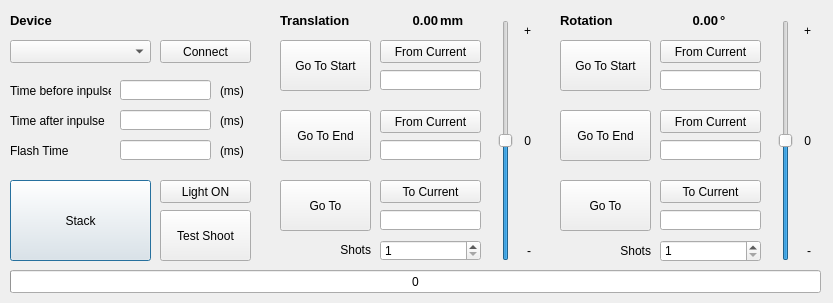
<?xml version="1.0" encoding="UTF-8"?>
<ui version="4.0">
 <class>MainWindow</class>
 <widget class="QMainWindow" name="MainWindow">
  <property name="geometry">
   <rect>
    <x>0</x>
    <y>0</y>
    <width>833</width>
    <height>303</height>
   </rect>
  </property>
  <property name="sizePolicy">
   <sizepolicy hsizetype="Fixed" vsizetype="Fixed">
    <horstretch>0</horstretch>
    <verstretch>0</verstretch>
   </sizepolicy>
  </property>
  <property name="windowTitle">
   <string>StepIt - Copyright Giovanni Remigi</string>
  </property>
  <property name="layoutDirection">
   <enum>Qt::LeftToRight</enum>
  </property>
  <widget class="QWidget" name="centralWidget">
   <widget class="QSlider" name="translationVerticalSlider">
    <property name="geometry">
     <rect>
      <x>490</x>
      <y>20</y>
      <width>31</width>
      <height>241</height>
     </rect>
    </property>
    <property name="acceptDrops">
     <bool>false</bool>
    </property>
    <property name="autoFillBackground">
     <bool>false</bool>
    </property>
    <property name="minimum">
     <number>-100</number>
    </property>
    <property name="maximum">
     <number>100</number>
    </property>
    <property name="singleStep">
     <number>1</number>
    </property>
    <property name="pageStep">
     <number>10</number>
    </property>
    <property name="value">
     <number>0</number>
    </property>
    <property name="orientation">
     <enum>Qt::Vertical</enum>
    </property>
    <property name="invertedAppearance">
     <bool>false</bool>
    </property>
    <property name="invertedControls">
     <bool>false</bool>
    </property>
    <property name="tickPosition">
     <enum>QSlider::NoTicks</enum>
    </property>
    <property name="tickInterval">
     <number>0</number>
    </property>
   </widget>
   <widget class="QComboBox" name="comboBox">
    <property name="geometry">
     <rect>
      <x>10</x>
      <y>40</y>
      <width>141</width>
      <height>23</height>
     </rect>
    </property>
   </widget>
   <widget class="QLabel" name="label">
    <property name="geometry">
     <rect>
      <x>10</x>
      <y>10</y>
      <width>46</width>
      <height>21</height>
     </rect>
    </property>
    <property name="font">
     <font>
      <pointsize>10</pointsize>
      <weight>75</weight>
      <bold>true</bold>
     </font>
    </property>
    <property name="text">
     <string>Device</string>
    </property>
   </widget>
   <widget class="QPushButton" name="connectButton">
    <property name="geometry">
     <rect>
      <x>160</x>
      <y>40</y>
      <width>91</width>
      <height>23</height>
     </rect>
    </property>
    <property name="text">
     <string>Connect</string>
    </property>
   </widget>
   <widget class="QLabel" name="middleLabel_0">
    <property name="geometry">
     <rect>
      <x>510</x>
      <y>130</y>
      <width>21</width>
      <height>21</height>
     </rect>
    </property>
    <property name="text">
     <string>0</string>
    </property>
    <property name="alignment">
     <set>Qt::AlignRight|Qt::AlignTrailing|Qt::AlignVCenter</set>
    </property>
   </widget>
   <widget class="QLabel" name="topLabel_0">
    <property name="geometry">
     <rect>
      <x>510</x>
      <y>20</y>
      <width>21</width>
      <height>21</height>
     </rect>
    </property>
    <property name="text">
     <string>+</string>
    </property>
    <property name="alignment">
     <set>Qt::AlignRight|Qt::AlignTrailing|Qt::AlignVCenter</set>
    </property>
   </widget>
   <widget class="QLabel" name="bottomLabel_0">
    <property name="geometry">
     <rect>
      <x>510</x>
      <y>240</y>
      <width>21</width>
      <height>21</height>
     </rect>
    </property>
    <property name="text">
     <string>-</string>
    </property>
    <property name="alignment">
     <set>Qt::AlignRight|Qt::AlignTrailing|Qt::AlignVCenter</set>
    </property>
   </widget>
   <widget class="QPushButton" name="startStopButton">
    <property name="geometry">
     <rect>
      <x>10</x>
      <y>180</y>
      <width>141</width>
      <height>81</height>
     </rect>
    </property>
    <property name="font">
     <font>
      <weight>50</weight>
      <bold>false</bold>
      <underline>false</underline>
     </font>
    </property>
    <property name="text">
     <string>Stack</string>
    </property>
    <property name="autoDefault">
     <bool>false</bool>
    </property>
    <property name="default">
     <bool>true</bool>
    </property>
    <property name="flat">
     <bool>false</bool>
    </property>
   </widget>
   <widget class="QSlider" name="rotationVerticalSlider">
    <property name="geometry">
     <rect>
      <x>770</x>
      <y>20</y>
      <width>31</width>
      <height>241</height>
     </rect>
    </property>
    <property name="acceptDrops">
     <bool>false</bool>
    </property>
    <property name="minimum">
     <number>-100</number>
    </property>
    <property name="maximum">
     <number>100</number>
    </property>
    <property name="singleStep">
     <number>1</number>
    </property>
    <property name="pageStep">
     <number>10</number>
    </property>
    <property name="value">
     <number>0</number>
    </property>
    <property name="orientation">
     <enum>Qt::Vertical</enum>
    </property>
    <property name="tickPosition">
     <enum>QSlider::NoTicks</enum>
    </property>
    <property name="tickInterval">
     <number>0</number>
    </property>
   </widget>
   <widget class="QLabel" name="bottomLabel_1">
    <property name="geometry">
     <rect>
      <x>790</x>
      <y>240</y>
      <width>21</width>
      <height>21</height>
     </rect>
    </property>
    <property name="text">
     <string>-</string>
    </property>
    <property name="alignment">
     <set>Qt::AlignRight|Qt::AlignTrailing|Qt::AlignVCenter</set>
    </property>
   </widget>
   <widget class="QLabel" name="topLabel_1">
    <property name="geometry">
     <rect>
      <x>790</x>
      <y>20</y>
      <width>21</width>
      <height>21</height>
     </rect>
    </property>
    <property name="text">
     <string>+</string>
    </property>
    <property name="alignment">
     <set>Qt::AlignRight|Qt::AlignTrailing|Qt::AlignVCenter</set>
    </property>
   </widget>
   <widget class="QLabel" name="midLabel_1">
    <property name="geometry">
     <rect>
      <x>790</x>
      <y>130</y>
      <width>21</width>
      <height>21</height>
     </rect>
    </property>
    <property name="text">
     <string>0</string>
    </property>
    <property name="alignment">
     <set>Qt::AlignRight|Qt::AlignTrailing|Qt::AlignVCenter</set>
    </property>
   </widget>
   <widget class="QLineEdit" name="translationStartField">
    <property name="enabled">
     <bool>true</bool>
    </property>
    <property name="geometry">
     <rect>
      <x>380</x>
      <y>70</y>
      <width>101</width>
      <height>20</height>
     </rect>
    </property>
    <property name="alignment">
     <set>Qt::AlignRight|Qt::AlignTrailing|Qt::AlignVCenter</set>
    </property>
    <property name="readOnly">
     <bool>false</bool>
    </property>
   </widget>
   <widget class="QPushButton" name="setTranslationStartButton">
    <property name="geometry">
     <rect>
      <x>380</x>
      <y>40</y>
      <width>101</width>
      <height>23</height>
     </rect>
    </property>
    <property name="text">
     <string>From Current</string>
    </property>
   </widget>
   <widget class="QLineEdit" name="translationEndField">
    <property name="geometry">
     <rect>
      <x>380</x>
      <y>140</y>
      <width>101</width>
      <height>20</height>
     </rect>
    </property>
    <property name="alignment">
     <set>Qt::AlignRight|Qt::AlignTrailing|Qt::AlignVCenter</set>
    </property>
    <property name="readOnly">
     <bool>false</bool>
    </property>
   </widget>
   <widget class="QLineEdit" name="translationField">
    <property name="enabled">
     <bool>true</bool>
    </property>
    <property name="geometry">
     <rect>
      <x>380</x>
      <y>210</y>
      <width>101</width>
      <height>20</height>
     </rect>
    </property>
    <property name="alignment">
     <set>Qt::AlignRight|Qt::AlignTrailing|Qt::AlignVCenter</set>
    </property>
    <property name="readOnly">
     <bool>false</bool>
    </property>
   </widget>
   <widget class="QLineEdit" name="rotationStartField">
    <property name="enabled">
     <bool>true</bool>
    </property>
    <property name="geometry">
     <rect>
      <x>660</x>
      <y>70</y>
      <width>101</width>
      <height>20</height>
     </rect>
    </property>
    <property name="alignment">
     <set>Qt::AlignRight|Qt::AlignTrailing|Qt::AlignVCenter</set>
    </property>
    <property name="readOnly">
     <bool>false</bool>
    </property>
   </widget>
   <widget class="QPushButton" name="setRotationStartButton">
    <property name="geometry">
     <rect>
      <x>660</x>
      <y>40</y>
      <width>101</width>
      <height>23</height>
     </rect>
    </property>
    <property name="text">
     <string>From Current</string>
    </property>
   </widget>
   <widget class="QPushButton" name="setRotationEndButton">
    <property name="geometry">
     <rect>
      <x>660</x>
      <y>110</y>
      <width>101</width>
      <height>23</height>
     </rect>
    </property>
    <property name="text">
     <string>From Current</string>
    </property>
   </widget>
   <widget class="QLineEdit" name="rotationEndField">
    <property name="enabled">
     <bool>true</bool>
    </property>
    <property name="geometry">
     <rect>
      <x>660</x>
      <y>140</y>
      <width>101</width>
      <height>20</height>
     </rect>
    </property>
    <property name="alignment">
     <set>Qt::AlignRight|Qt::AlignTrailing|Qt::AlignVCenter</set>
    </property>
    <property name="readOnly">
     <bool>false</bool>
    </property>
   </widget>
   <widget class="QLineEdit" name="rotationField">
    <property name="enabled">
     <bool>true</bool>
    </property>
    <property name="geometry">
     <rect>
      <x>660</x>
      <y>210</y>
      <width>101</width>
      <height>20</height>
     </rect>
    </property>
    <property name="alignment">
     <set>Qt::AlignRight|Qt::AlignTrailing|Qt::AlignVCenter</set>
    </property>
    <property name="readOnly">
     <bool>false</bool>
    </property>
   </widget>
   <widget class="QLabel" name="stepsLabel_1">
    <property name="geometry">
     <rect>
      <x>560</x>
      <y>240</y>
      <width>91</width>
      <height>21</height>
     </rect>
    </property>
    <property name="text">
     <string>Shots</string>
    </property>
    <property name="alignment">
     <set>Qt::AlignRight|Qt::AlignTrailing|Qt::AlignVCenter</set>
    </property>
   </widget>
   <widget class="QLineEdit" name="preShootField">
    <property name="geometry">
     <rect>
      <x>120</x>
      <y>80</y>
      <width>91</width>
      <height>20</height>
     </rect>
    </property>
   </widget>
   <widget class="QLabel" name="preShotLabel">
    <property name="geometry">
     <rect>
      <x>10</x>
      <y>80</y>
      <width>101</width>
      <height>21</height>
     </rect>
    </property>
    <property name="layoutDirection">
     <enum>Qt::LeftToRight</enum>
    </property>
    <property name="text">
     <string>Time before inpulse</string>
    </property>
    <property name="alignment">
     <set>Qt::AlignLeading|Qt::AlignLeft|Qt::AlignVCenter</set>
    </property>
   </widget>
   <widget class="QLineEdit" name="postShootField">
    <property name="geometry">
     <rect>
      <x>120</x>
      <y>110</y>
      <width>91</width>
      <height>20</height>
     </rect>
    </property>
   </widget>
   <widget class="QLabel" name="postShotLabel">
    <property name="geometry">
     <rect>
      <x>10</x>
      <y>110</y>
      <width>101</width>
      <height>21</height>
     </rect>
    </property>
    <property name="text">
     <string>Time after inpulse</string>
    </property>
    <property name="alignment">
     <set>Qt::AlignLeading|Qt::AlignLeft|Qt::AlignVCenter</set>
    </property>
   </widget>
   <widget class="QLabel" name="stepsLabel_0">
    <property name="geometry">
     <rect>
      <x>280</x>
      <y>240</y>
      <width>91</width>
      <height>20</height>
     </rect>
    </property>
    <property name="text">
     <string>Shots</string>
    </property>
    <property name="alignment">
     <set>Qt::AlignRight|Qt::AlignTrailing|Qt::AlignVCenter</set>
    </property>
   </widget>
   <widget class="QLabel" name="preShootMillisLabel">
    <property name="geometry">
     <rect>
      <x>220</x>
      <y>80</y>
      <width>51</width>
      <height>21</height>
     </rect>
    </property>
    <property name="layoutDirection">
     <enum>Qt::LeftToRight</enum>
    </property>
    <property name="text">
     <string>(ms)</string>
    </property>
    <property name="alignment">
     <set>Qt::AlignLeading|Qt::AlignLeft|Qt::AlignVCenter</set>
    </property>
   </widget>
   <widget class="QLabel" name="postShootMillisLabel">
    <property name="geometry">
     <rect>
      <x>220</x>
      <y>110</y>
      <width>51</width>
      <height>21</height>
     </rect>
    </property>
    <property name="layoutDirection">
     <enum>Qt::LeftToRight</enum>
    </property>
    <property name="text">
     <string>(ms)</string>
    </property>
    <property name="alignment">
     <set>Qt::AlignLeading|Qt::AlignLeft|Qt::AlignVCenter</set>
    </property>
   </widget>
   <widget class="QPushButton" name="translateToStartButton">
    <property name="geometry">
     <rect>
      <x>280</x>
      <y>40</y>
      <width>91</width>
      <height>51</height>
     </rect>
    </property>
    <property name="text">
     <string>Go To Start</string>
    </property>
   </widget>
   <widget class="QPushButton" name="translateToEndButton">
    <property name="geometry">
     <rect>
      <x>280</x>
      <y>110</y>
      <width>91</width>
      <height>51</height>
     </rect>
    </property>
    <property name="text">
     <string>Go To End</string>
    </property>
   </widget>
   <widget class="QPushButton" name="rotateToStartButton">
    <property name="geometry">
     <rect>
      <x>560</x>
      <y>40</y>
      <width>91</width>
      <height>51</height>
     </rect>
    </property>
    <property name="text">
     <string>Go To Start</string>
    </property>
   </widget>
   <widget class="QPushButton" name="rotateToEndButton">
    <property name="geometry">
     <rect>
      <x>560</x>
      <y>110</y>
      <width>91</width>
      <height>51</height>
     </rect>
    </property>
    <property name="text">
     <string>Go To End</string>
    </property>
   </widget>
   <widget class="QSpinBox" name="translationStepsField">
    <property name="geometry">
     <rect>
      <x>380</x>
      <y>240</y>
      <width>101</width>
      <height>21</height>
     </rect>
    </property>
    <property name="minimum">
     <number>1</number>
    </property>
    <property name="maximum">
     <number>1000</number>
    </property>
   </widget>
   <widget class="QSpinBox" name="rotationStepsField">
    <property name="geometry">
     <rect>
      <x>660</x>
      <y>240</y>
      <width>101</width>
      <height>22</height>
     </rect>
    </property>
    <property name="minimum">
     <number>1</number>
    </property>
    <property name="maximum">
     <number>1000</number>
    </property>
    <property name="value">
     <number>1</number>
    </property>
   </widget>
   <widget class="QLabel" name="translationLabel">
    <property name="geometry">
     <rect>
      <x>280</x>
      <y>10</y>
      <width>91</width>
      <height>21</height>
     </rect>
    </property>
    <property name="font">
     <font>
      <pointsize>10</pointsize>
      <weight>75</weight>
      <bold>true</bold>
     </font>
    </property>
    <property name="layoutDirection">
     <enum>Qt::LeftToRight</enum>
    </property>
    <property name="text">
     <string>Translation</string>
    </property>
    <property name="alignment">
     <set>Qt::AlignLeading|Qt::AlignLeft|Qt::AlignVCenter</set>
    </property>
   </widget>
   <widget class="QLabel" name="rotationLabel">
    <property name="geometry">
     <rect>
      <x>560</x>
      <y>10</y>
      <width>91</width>
      <height>21</height>
     </rect>
    </property>
    <property name="font">
     <font>
      <pointsize>10</pointsize>
      <weight>75</weight>
      <bold>true</bold>
     </font>
    </property>
    <property name="layoutDirection">
     <enum>Qt::LeftToRight</enum>
    </property>
    <property name="text">
     <string>Rotation</string>
    </property>
    <property name="alignment">
     <set>Qt::AlignLeading|Qt::AlignLeft|Qt::AlignVCenter</set>
    </property>
   </widget>
   <widget class="QPushButton" name="setTranslationEndButton">
    <property name="geometry">
     <rect>
      <x>380</x>
      <y>110</y>
      <width>101</width>
      <height>23</height>
     </rect>
    </property>
    <property name="text">
     <string>From Current</string>
    </property>
   </widget>
   <widget class="QPushButton" name="testButton">
    <property name="geometry">
     <rect>
      <x>160</x>
      <y>210</y>
      <width>91</width>
      <height>51</height>
     </rect>
    </property>
    <property name="text">
     <string>Test Shoot</string>
    </property>
   </widget>
   <widget class="QPushButton" name="lightButton">
    <property name="geometry">
     <rect>
      <x>160</x>
      <y>180</y>
      <width>91</width>
      <height>23</height>
     </rect>
    </property>
    <property name="text">
     <string>Light ON</string>
    </property>
   </widget>
   <widget class="QPushButton" name="setCurrentTranslationButton">
    <property name="geometry">
     <rect>
      <x>380</x>
      <y>180</y>
      <width>101</width>
      <height>23</height>
     </rect>
    </property>
    <property name="text">
     <string>To Current</string>
    </property>
   </widget>
   <widget class="QPushButton" name="setCurrentRotationButton">
    <property name="geometry">
     <rect>
      <x>660</x>
      <y>180</y>
      <width>101</width>
      <height>23</height>
     </rect>
    </property>
    <property name="text">
     <string>To Current</string>
    </property>
   </widget>
   <widget class="QPushButton" name="translateToButton">
    <property name="geometry">
     <rect>
      <x>280</x>
      <y>180</y>
      <width>91</width>
      <height>51</height>
     </rect>
    </property>
    <property name="text">
     <string>Go To</string>
    </property>
   </widget>
   <widget class="QPushButton" name="rotateToButton">
    <property name="geometry">
     <rect>
      <x>560</x>
      <y>180</y>
      <width>91</width>
      <height>51</height>
     </rect>
    </property>
    <property name="text">
     <string>Go To</string>
    </property>
   </widget>
   <widget class="QLineEdit" name="flashTimeField">
    <property name="geometry">
     <rect>
      <x>120</x>
      <y>140</y>
      <width>91</width>
      <height>20</height>
     </rect>
    </property>
   </widget>
   <widget class="QLabel" name="flashTimeLabel">
    <property name="geometry">
     <rect>
      <x>10</x>
      <y>140</y>
      <width>101</width>
      <height>21</height>
     </rect>
    </property>
    <property name="text">
     <string>Flash Time</string>
    </property>
    <property name="alignment">
     <set>Qt::AlignLeading|Qt::AlignLeft|Qt::AlignVCenter</set>
    </property>
   </widget>
   <widget class="QLabel" name="flashTimeMillisLabel">
    <property name="geometry">
     <rect>
      <x>220</x>
      <y>140</y>
      <width>51</width>
      <height>21</height>
     </rect>
    </property>
    <property name="layoutDirection">
     <enum>Qt::LeftToRight</enum>
    </property>
    <property name="text">
     <string>(ms)</string>
    </property>
    <property name="alignment">
     <set>Qt::AlignLeading|Qt::AlignLeft|Qt::AlignVCenter</set>
    </property>
   </widget>
   <widget class="QLabel" name="currentTranslationLabel">
    <property name="geometry">
     <rect>
      <x>380</x>
      <y>10</y>
      <width>58</width>
      <height>21</height>
     </rect>
    </property>
    <property name="font">
     <font>
      <pointsize>10</pointsize>
      <weight>75</weight>
      <bold>true</bold>
     </font>
    </property>
    <property name="text">
     <string>0.00</string>
    </property>
    <property name="alignment">
     <set>Qt::AlignRight|Qt::AlignTrailing|Qt::AlignVCenter</set>
    </property>
   </widget>
   <widget class="QLabel" name="currentRotationLabel">
    <property name="geometry">
     <rect>
      <x>660</x>
      <y>10</y>
      <width>58</width>
      <height>21</height>
     </rect>
    </property>
    <property name="font">
     <font>
      <pointsize>10</pointsize>
      <weight>75</weight>
      <bold>true</bold>
     </font>
    </property>
    <property name="text">
     <string>0.00</string>
    </property>
    <property name="alignment">
     <set>Qt::AlignRight|Qt::AlignTrailing|Qt::AlignVCenter</set>
    </property>
   </widget>
   <widget class="QLabel" name="millimitersLabel">
    <property name="geometry">
     <rect>
      <x>440</x>
      <y>10</y>
      <width>41</width>
      <height>21</height>
     </rect>
    </property>
    <property name="font">
     <font>
      <pointsize>10</pointsize>
      <weight>75</weight>
      <bold>true</bold>
     </font>
    </property>
    <property name="layoutDirection">
     <enum>Qt::LeftToRight</enum>
    </property>
    <property name="text">
     <string>mm</string>
    </property>
    <property name="alignment">
     <set>Qt::AlignLeading|Qt::AlignLeft|Qt::AlignVCenter</set>
    </property>
   </widget>
   <widget class="QLabel" name="degreesLabel">
    <property name="geometry">
     <rect>
      <x>720</x>
      <y>10</y>
      <width>41</width>
      <height>21</height>
     </rect>
    </property>
    <property name="font">
     <font>
      <pointsize>10</pointsize>
      <weight>75</weight>
      <bold>true</bold>
     </font>
    </property>
    <property name="layoutDirection">
     <enum>Qt::LeftToRight</enum>
    </property>
    <property name="text">
     <string>°</string>
    </property>
    <property name="alignment">
     <set>Qt::AlignLeading|Qt::AlignLeft|Qt::AlignVCenter</set>
    </property>
   </widget>
   <widget class="QProgressBar" name="progressBar">
    <property name="geometry">
     <rect>
      <x>10</x>
      <y>270</y>
      <width>811</width>
      <height>23</height>
     </rect>
    </property>
    <property name="value">
     <number>0</number>
    </property>
    <property name="alignment">
     <set>Qt::AlignCenter</set>
    </property>
    <property name="textVisible">
     <bool>true</bool>
    </property>
    <property name="invertedAppearance">
     <bool>false</bool>
    </property>
    <property name="format">
     <string notr="true">%p</string>
    </property>
   </widget>
   <zorder>midLabel_1</zorder>
   <zorder>middleLabel_0</zorder>
   <zorder>translationVerticalSlider</zorder>
   <zorder>comboBox</zorder>
   <zorder>label</zorder>
   <zorder>connectButton</zorder>
   <zorder>topLabel_0</zorder>
   <zorder>bottomLabel_0</zorder>
   <zorder>startStopButton</zorder>
   <zorder>rotationVerticalSlider</zorder>
   <zorder>bottomLabel_1</zorder>
   <zorder>topLabel_1</zorder>
   <zorder>translationStartField</zorder>
   <zorder>setTranslationStartButton</zorder>
   <zorder>translationEndField</zorder>
   <zorder>translationField</zorder>
   <zorder>rotationStartField</zorder>
   <zorder>setRotationStartButton</zorder>
   <zorder>setRotationEndButton</zorder>
   <zorder>rotationEndField</zorder>
   <zorder>rotationField</zorder>
   <zorder>stepsLabel_1</zorder>
   <zorder>preShootField</zorder>
   <zorder>preShotLabel</zorder>
   <zorder>postShootField</zorder>
   <zorder>postShotLabel</zorder>
   <zorder>stepsLabel_0</zorder>
   <zorder>preShootMillisLabel</zorder>
   <zorder>postShootMillisLabel</zorder>
   <zorder>translateToStartButton</zorder>
   <zorder>translateToEndButton</zorder>
   <zorder>rotateToStartButton</zorder>
   <zorder>rotateToEndButton</zorder>
   <zorder>translationStepsField</zorder>
   <zorder>rotationStepsField</zorder>
   <zorder>translationLabel</zorder>
   <zorder>rotationLabel</zorder>
   <zorder>setTranslationEndButton</zorder>
   <zorder>testButton</zorder>
   <zorder>lightButton</zorder>
   <zorder>setCurrentTranslationButton</zorder>
   <zorder>setCurrentRotationButton</zorder>
   <zorder>translateToButton</zorder>
   <zorder>rotateToButton</zorder>
   <zorder>flashTimeField</zorder>
   <zorder>flashTimeLabel</zorder>
   <zorder>flashTimeMillisLabel</zorder>
   <zorder>currentTranslationLabel</zorder>
   <zorder>currentRotationLabel</zorder>
   <zorder>millimitersLabel</zorder>
   <zorder>degreesLabel</zorder>
   <zorder>progressBar</zorder>
  </widget>
 </widget>
 <layoutdefault spacing="6" margin="11"/>
 <resources/>
 <connections/>
 <slots>
  <slot>onSliderPressed(0)</slot>
  <slot>onSliderReleased(0)</slot>
  <slot>onValueChanged(0,int)</slot>
 </slots>
</ui>
